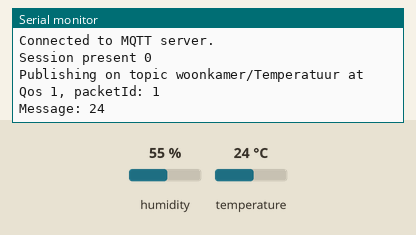
A program run on a simulated ESP32. Shown: the last lines printed to the serial monitor. The inputs (shaded band) are chosen by the test bench; at power-on: temperature 24 °C, humidity 55 %. WiFi joins after 1.5 s; servers stay silent unless stated; no MQTT or app messages arrive unless stated.

Above: at 18.0 s.
18.1 s: temperature set to 12 °C
At 21.0 s:
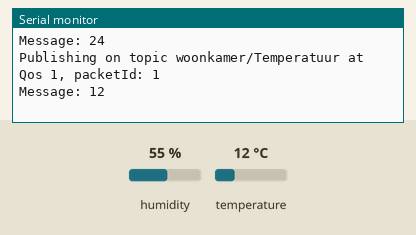
33.1 s: temperature set to 19 °C
At 41.1 s:
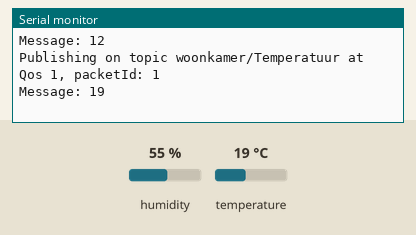
Timing chart, 0 to 42.6 s (numbered marks = the images above; inputs shaded):
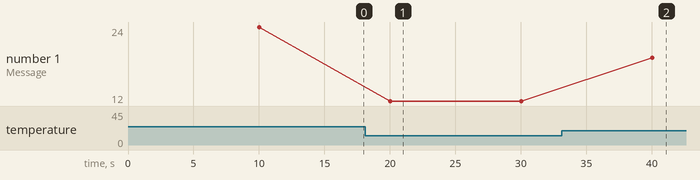

The program:

main.cpp
```cpp
#include <Arduino.h>
#include <WiFi.h>
#include "freertos/FreeRTOS.h"
#include "freertos/timers.h"
#include <AsyncMqttClient.h>
#include <SimpleDHT.h>

#define WIFI_SSID ""
#define WIFI_PASSWORD ""

#define MQTT_HOST IPAddress(192, 168, 178, 110)
#define MQTT_PORT 1883
#define MQTT_PUB_TEMP "woonkamer/Temperatuur"


AsyncMqttClient mqttclient;
TimerHandle_t mqttReconnectTimer;
TimerHandle_t wifiReconnectTimer;

unsigned long previousMillis = 0;
const long intervalMillis = 10000;

int pinDHT22 = 3;
SimpleDHT22 dht22(pinDHT22);


void connectToWifi() {
  Serial.println("Connecting to wifi...");
  WiFi.begin(WIFI_SSID, WIFI_PASSWORD);
}

void connectToMqtt() {
  Serial.println("Connecting to MQTT...");
  mqttclient.connect();
}

void WiFiEvent(WiFiEvent_t event){
  Serial.printf("[WiFi-event] event: %d\n", event);
  switch(event) {
    case SYSTEM_EVENT_STA_GOT_IP:
      Serial.printf("\nLocal ESP32 IP: ");
      Serial.println(WiFi.localIP());
      connectToMqtt();
      break;
    case SYSTEM_EVENT_STA_DISCONNECTED:
      Serial.println("Wifi disconnected");
      xTimerStop(mqttReconnectTimer, 0);
      xTimerStart(wifiReconnectTimer, 0);
      break;
  }
}

void onMqttConnect(bool sessionPresent){
  Serial.println("Connected to MQTT server.");
  Serial.print("Session present ");
  Serial.println(sessionPresent);
}

void onMqttDisconnect(AsyncMqttClientDisconnectReason reason){
  Serial.println("Disconnected from MQTT server");
  if (WiFi.isConnected()) {
    xTimerStart(mqttReconnectTimer, 0);
  }
}

void onMqttPublish(uint16_t packetId) {
  Serial.println("Publish acknowledged.");
  Serial.print("  packetId: ");
  Serial.println(packetId);
}


void setup() {
  Serial.begin(115200);
  while (!Serial) {
    delay(100);
  }


  mqttReconnectTimer = xTimerCreate("mqttTimer", pdMS_TO_TICKS(2000), pdFALSE, (void*)0, reinterpret_cast<TimerCallbackFunction_t>(connectToMqtt));
  wifiReconnectTimer = xTimerCreate("wifiTimer", pdMS_TO_TICKS(2000), pdFALSE, (void*)0, reinterpret_cast<TimerCallbackFunction_t>(connectToWifi));

  WiFi.onEvent(WiFiEvent);

  mqttclient.onConnect(onMqttConnect);
  mqttclient.onDisconnect(onMqttDisconnect);
  mqttclient.onPublish(onMqttPublish);
  mqttclient.setServer(MQTT_HOST, MQTT_PORT);

  connectToWifi();
}

void loop() {
  unsigned long currentMillis = millis();
  if (currentMillis - previousMillis >= intervalMillis) {
    previousMillis = currentMillis;

    byte temperature = 0;
    byte humidity = 0;
    int err = SimpleDHTErrSuccess;
    if ((err = dht22.read(&temperature, &humidity, NULL)) != SimpleDHTErrSuccess) {
      Serial.print("Read DHT22 failed, err="); Serial.print(SimpleDHTErrCode(err));
      Serial.print(","); Serial.println(SimpleDHTErrDuration(err)); delay(2000);
      return;
    } else {
        uint16_t packetIdPubt = mqttclient.publish(MQTT_PUB_TEMP, 1, true, String(temperature).c_str());
        Serial.printf("Publishing on topic %s at Qos 1, packetId: ",  MQTT_PUB_TEMP);
        Serial.println(packetIdPubt);
        Serial.printf("Message: %d \n", temperature);
    }
  }
}
```

Measured:
- after the input at 18.1 s, the serial monitor: prints a new line after 1.9 s (image 1)
- after the input at 33.1 s, the serial monitor: prints a new line after 6.9 s (image 2)
- plotted number 1: 24 → 12 after the input at 18.1 s, 12 → 19 after the input at 33.1 s
